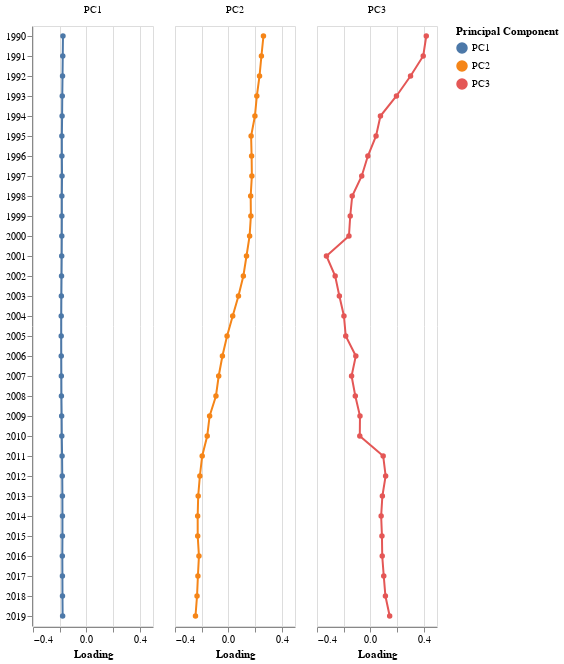

Write notebook code for a chart like this one.
### Code cell
loading_plot_df = loading_df.reset_index().melt(
    id_vars = 'index',
    var_name = 'Principal Component',
    value_name = 'Loading'
).rename(columns = {'index':'Variable'})
loading_plot_df['zero'] = np.repeat(0, len(loading_plot_df))
base = alt.Chart(loading_plot_df)
loadings = base.mark_line(point = True).encode(
    y = alt.X('Variable', title = ''),
    x = 'Loading',
    color = 'Principal Component'
)
rule = base.mark_line().encode(x = alt.X('zero', title = 'Loading'), 
                              size = alt.value(0.05))
loading_plot = (loadings + rule).properties(width = 120)
loading_plot.facet(column = alt.Column('Principal Component', title = ''))

### Figure 1 — Vega-Lite specification as saved in the notebook (floating-point values rounded to 4 significant figures)
{"config": {"view": {"continuousWidth": 300, "continuousHeight": 300}}, "data": {"name": "data-b0918707a854fb018651b6b774d2185c"}, "facet": {"column": {"field": "Principal Component", "title": "", "type": "nominal"}}, "spec": {"layer": [{"mark": {"type": "line", "point": true}, "encoding": {"color": {"field": "Principal Component", "type": "nominal"}, "x": {"field": "Loading", "type": "quantitative"}, "y": {"field": "Variable", "title": "", "type": "nominal"}}}, {"mark": {"type": "line"}, "encoding": {"size": {"value": 0.05}, "x": {"field": "zero", "title": "Loading", "type": "quantitative"}}}], "width": 120}, "$schema": "https://vega.github.io/schema/vega-lite/v5.14.1.json", "datasets": {"data-b0918707a854fb018651b6b774d2185c": [{"Variable": "2019", "Principal Component": "PC1", "Loading": -0.1778, "zero": 0}, {"Variable": "2018", "Principal Component": "PC1", "Loading": -0.1789, "zero": 0}, {"Variable": "2017", "Principal Component": "PC1", "Loading": -0.1795, "zero": 0}, {"Variable": "2016", "Principal Component": "PC1", "Loading": -0.1801, "zero": 0}, {"Variable": "2015", "Principal Component": "PC1", "Loading": -0.1793, "zero": 0}, {"Variable": "2014", "Principal Component": "PC1", "Loading": -0.1793, "zero": 0}, {"Variable": "2013", "Principal Component": "PC1", "Loading": -0.1796, "zero": 0}, {"Variable": "2012", "Principal Component": "PC1", "Loading": -0.1806, "zero": 0}, {"Variable": "2011", "Principal Component": "PC1", "Loading": -0.1818, "zero": 0}, {"Variable": "2010", "Principal Component": "PC1", "Loading": -0.184, "zero": 0}, {"Variable": "2009", "Principal Component": "PC1", "Loading": -0.1851, "zero": 0}, {"Variable": "2008", "Principal Component": "PC1", "Loading": -0.1869, "zero": 0}, {"Variable": "2007", "Principal Component": "PC1", "Loading": -0.1874, "zero": 0}, {"Variable": "2006", "Principal Component": "PC1", "Loading": -0.1881, "zero": 0}, {"Variable": "2005", "Principal Component": "PC1", "Loading": -0.1883, "zero": 0}, {"Variable": "2004", "Principal Component": "PC1", "Loading": -0.1882, "zero": 0}, {"Variable": "2003", "Principal Component": "PC1", "Loading": -0.1873, "zero": 0}, {"Variable": "2002", "Principal Component": "PC1", "Loading": -0.1859, "zero": 0}, {"Variable": "2001", "Principal Component": "PC1", "Loading": -0.1847, "zero": 0}, {"Variable": "2000", "Principal Component": "PC1", "Loading": -0.184, "zero": 0}, {"Variable": "1999", "Principal Component": "PC1", "Loading": -0.1835, "zero": 0}, {"Variable": "1998", "Principal Component": "PC1", "Loading": -0.1836, "zero": 0}, {"Variable": "1997", "Principal Component": "PC1", "Loading": -0.1824, "zero": 0}, {"Variable": "1996", "Principal Component": "PC1", "Loading": -0.1833, "zero": 0}, {"Variable": "1995", "Principal Component": "PC1", "Loading": -0.1836, "zero": 0}, {"Variable": "1994", "Principal Component": "PC1", "Loading": -0.1817, "zero": 0}, {"Variable": "1993", "Principal Component": "PC1", "Loading": -0.1805, "zero": 0}, {"Variable": "1992", "Principal Component": "PC1", "Loading": -0.1785, "zero": 0}, {"Variable": "1991", "Principal Component": "PC1", "Loading": -0.1769, "zero": 0}, {"Variable": "1990", "Principal Component": "PC1", "Loading": -0.1753, "zero": 0}, {"Variable": "2019", "Principal Component": "PC2", "Loading": -0.2463, "zero": 0}, {"Variable": "2018", "Principal Component": "PC2", "Loading": -0.2347, "zero": 0}, {"Variable": "2017", "Principal Component": "PC2", "Loading": -0.2282, "zero": 0}, {"Variable": "2016", "Principal Component": "PC2", "Loading": -0.2204, "zero": 0}, {"Variable": "2015", "Principal Component": "PC2", "Loading": -0.2297, "zero": 0}, {"Variable": "2014", "Principal Component": "PC2", "Loading": -0.2299, "zero": 0}, {"Variable": "2013", "Principal Component": "PC2", "Loading": -0.2261, "zero": 0}, {"Variable": "2012", "Principal Component": "PC2", "Loading": -0.2135, "zero": 0}, {"Variable": "2011", "Principal Component": "PC2", "Loading": -0.1961, "zero": 0}, {"Variable": "2010", "Principal Component": "PC2", "Loading": -0.1583, "zero": 0}, {"Variable": "2009", "Principal Component": "PC2", "Loading": -0.1403, "zero": 0}, {"Variable": "2008", "Principal Component": "PC2", "Loading": -0.09287, "zero": 0}, {"Variable": "2007", "Principal Component": "PC2", "Loading": -0.07229, "zero": 0}, {"Variable": "2006", "Principal Component": "PC2", "Loading": -0.04441, "zero": 0}, {"Variable": "2005", "Principal Component": "PC2", "Loading": -0.00942, "zero": 0}, {"Variable": "2004", "Principal Component": "PC2", "Loading": 0.03272, "zero": 0}, {"Variable": "2003", "Principal Component": "PC2", "Loading": 0.07576, "zero": 0}, {"Variable": "2002", "Principal Component": "PC2", "Loading": 0.1127, "zero": 0}, {"Variable": "2001", "Principal Component": "PC2", "Loading": 0.1362, "zero": 0}, {"Variable": "2000", "Principal Component": "PC2", "Loading": 0.1595, "zero": 0}, {"Variable": "1999", "Principal Component": "PC2", "Loading": 0.1691, "zero": 0}, {"Variable": "1998", "Principal Component": "PC2", "Loading": 0.1676, "zero": 0}, {"Variable": "1997", "Principal Component": "PC2", "Loading": 0.1764, "zero": 0}, {"Variable": "1996", "Principal Component": "PC2", "Loading": 0.1746, "zero": 0}, {"Variable": "1995", "Principal Component": "PC2", "Loading": 0.1708, "zero": 0}, {"Variable": "1994", "Principal Component": "PC2", "Loading": 0.1995, "zero": 0}, {"Variable": "1993", "Principal Component": "PC2", "Loading": 0.2137, "zero": 0}, {"Variable": "1992", "Principal Component": "PC2", "Loading": 0.234, "zero": 0}, {"Variable": "1991", "Principal Component": "PC2", "Loading": 0.2481, "zero": 0}, {"Variable": "1990", "Principal Component": "PC2", "Loading": 0.2635, "zero": 0}, {"Variable": "2019", "Principal Component": "PC3", "Loading": 0.1451, "zero": 0}, {"Variable": "2018", "Principal Component": "PC3", "Loading": 0.1131, "zero": 0}, {"Variable": "2017", "Principal Component": "PC3", "Loading": 0.1007, "zero": 0}, {"Variable": "2016", "Principal Component": "PC3", "Loading": 0.08921, "zero": 0}, {"Variable": "2015", "Principal Component": "PC3", "Loading": 0.08715, "zero": 0}, {"Variable": "2014", "Principal Component": "PC3", "Loading": 0.08113, "zero": 0}, {"Variable": "2013", "Principal Component": "PC3", "Loading": 0.09025, "zero": 0}, {"Variable": "2012", "Principal Component": "PC3", "Loading": 0.1148, "zero": 0}, {"Variable": "2011", "Principal Component": "PC3", "Loading": 0.09637, "zero": 0}, {"Variable": "2010", "Principal Component": "PC3", "Loading": -0.07908, "zero": 0}, {"Variable": "2009", "Principal Component": "PC3", "Loading": -0.07761, "zero": 0}, {"Variable": "2008", "Principal Component": "PC3", "Loading": -0.1126, "zero": 0}, {"Variable": "2007", "Principal Component": "PC3", "Loading": -0.1407, "zero": 0}, {"Variable": "2006", "Principal Component": "PC3", "Loading": -0.1088, "zero": 0}, {"Variable": "2005", "Principal Component": "PC3", "Loading": -0.1845, "zero": 0}, {"Variable": "2004", "Principal Component": "PC3", "Loading": -0.1979, "zero": 0}, {"Variable": "2003", "Principal Component": "PC3", "Loading": -0.2322, "zero": 0}, {"Variable": "2002", "Principal Component": "PC3", "Loading": -0.2637, "zero": 0}, {"Variable": "2001", "Principal Component": "PC3", "Loading": -0.3291, "zero": 0}, {"Variable": "2000", "Principal Component": "PC3", "Loading": -0.1605, "zero": 0}, {"Variable": "1999", "Principal Component": "PC3", "Loading": -0.1507, "zero": 0}, {"Variable": "1998", "Principal Component": "PC3", "Loading": -0.1359, "zero": 0}, {"Variable": "1997", "Principal Component": "PC3", "Loading": -0.06441, "zero": 0}, {"Variable": "1996", "Principal Component": "PC3", "Loading": -0.01853, "zero": 0}, {"Variable": "1995", "Principal Component": "PC3", "Loading": 0.04284, "zero": 0}, {"Variable": "1994", "Principal Component": "PC3", "Loading": 0.07589, "zero": 0}, {"Variable": "1993", "Principal Component": "PC3", "Loading": 0.196, "zero": 0}, {"Variable": "1992", "Principal Component": "PC3", "Loading": 0.3016, "zero": 0}, {"Variable": "1991", "Principal Component": "PC3", "Loading": 0.3966, "zero": 0}, {"Variable": "1990", "Principal Component": "PC3", "Loading": 0.4196, "zero": 0}]}}
